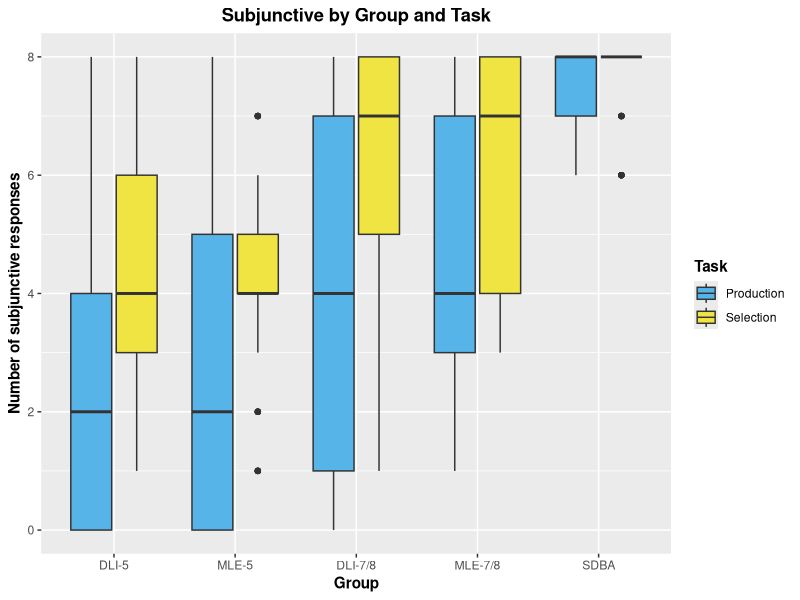

Here is the R script that generated this plot:
library(tidyverse)

# Load data
## EPT
SDB_EPT <- read_csv("./CSV Files/SDB/SDB Subjunctive EPT.csv") %>%
  filter(Property == "Intensional subjunctive") %>% 
  mutate(Group = "SDBA",
         Task = "Production")

DLI78_EPT <- read_csv("./CSV Files/DLI-78/DLI-78 Subjunctive EPT.csv") %>%
  filter(Property == "Intensional subjunctive") %>% 
  mutate(Group = "DLI-7/8",
         Task = "Production")

MLS78_EPT <- read_csv("./CSV Files/MLS-78/MLS-78 Subjunctive EPT.csv") %>%
  filter(!School == "GBCS") %>% 
  filter(Property == "Intensional subjunctive") %>% 
  mutate(Group = "MLE-7/8",
         Task = "Production")

DLI5_EPT <- read_csv("./CSV Files/DLI-5/DLI-5 Subjunctive EPT.csv")  %>%
  filter(Property == "Intensional subjunctive")%>% 
  mutate(Group = "DLI-5",
         Task = "Production")

MLS5_EPT <- read_csv("./CSV Files/MLS-5/MLS-5 Subjunctive EPT.csv") %>%
  filter(!School == "GBCS") %>% 
  filter(Property == "Intensional subjunctive") %>% 
  mutate(Group = "MLE-5",
         Task = "Production")


## FCT
SDB_FCT <- read_csv("./CSV Files/SDB/SDB Subjunctive FCT.csv") %>%
  filter(Property == "Intensional subjunctive") %>% 
  mutate(Group = "SDBA",
         Task = "Selection")

DLI78_FCT <- read_csv("./CSV Files/DLI-78/DLI-78 Subjunctive FCT.csv") %>%
  filter(Property == "Intensional subjunctive") %>% 
  mutate(Group = "DLI-7/8",
         Task = "Selection")

MLS78_FCT <- read_csv("./CSV Files/MLS-78/MLS-78 Subjunctive FCT.csv") %>%
  filter(!School == "GBCS") %>% 
  filter(Property == "Intensional subjunctive") %>% 
  mutate(Group = "MLE-7/8",
         Task = "Selection")

DLI5_FCT <- read_csv("./CSV Files/DLI-5/DLI-5 Subjunctive FCT.csv")  %>%
  filter(Property == "Intensional subjunctive")%>% 
  mutate(Group = "DLI-5",
         Task = "Selection")

MLS5_FCT <- read_csv("./CSV Files/MLS-5/MLS-5 Subjunctive FCT.csv") %>%
  filter(!School == "GBCS") %>% 
  filter(Property == "Intensional subjunctive") %>% 
  mutate(Group = "MLE-5",
         Task = "Selection")


## Rejoin datasets for all participants
EPT <- rbind(SDB_EPT, DLI78_EPT, MLS78_EPT, DLI5_EPT, MLS5_EPT)
FCT <- rbind(SDB_FCT, DLI78_FCT, MLS78_FCT, DLI5_FCT, MLS5_FCT)


# Generate averages
EPT_Average <- aggregate(EPT$Mood_Use, list(EPT$Part_ID), FUN = sum, na.rm = TRUE)
EPT_Average <- EPT_Average %>% rename(Subj_Sum = x)
EPT_Average <- left_join(EPT, EPT_Average, by = c("Part_ID" = "Group.1")) %>% 
  mutate(Subj_Percentage = (Subj_Sum/8)*100)

FCT_Average <- aggregate(FCT$Mood_Use, list(FCT$Part_ID), FUN = sum, na.rm = TRUE)
FCT_Average <- FCT_Average %>% rename(Subj_Sum = x)
FCT_Average <- left_join(FCT, FCT_Average, by = c("Part_ID" = "Group.1")) %>% 
  mutate(Subj_Percentage = (Subj_Sum/8)*100)


# Join dataset
Aggregate <- rbind(EPT_Average, FCT_Average)
Aggregate$Group <- factor(Aggregate$Group, levels = c("DLI-5", "MLE-5", "DLI-7/8", "MLE-7/8", "SDBA"))
Aggregate$Task <- factor(Aggregate$Task, levels = c("Production", "Selection"))


# Generate graph
Aggregate %>% 
  ggplot(aes(x = Group, y = Subj_Sum, fill = Task)) +
  geom_boxplot() +
  scale_y_continuous(breaks = seq (0, 8, 2),
                     limits = c(0, 8)) +
  scale_fill_manual(values = c("#56B4E9", "#F0E442")) +
  labs(x = "Group", y = "Number of subjunctive responses", title = "Subjunctive by Group and Task") +
  theme(axis.title = element_text(face = "bold"),
        plot.title = element_text(hjust = 0.5, face = "bold"),
        legend.title = element_text(face = "bold"))

